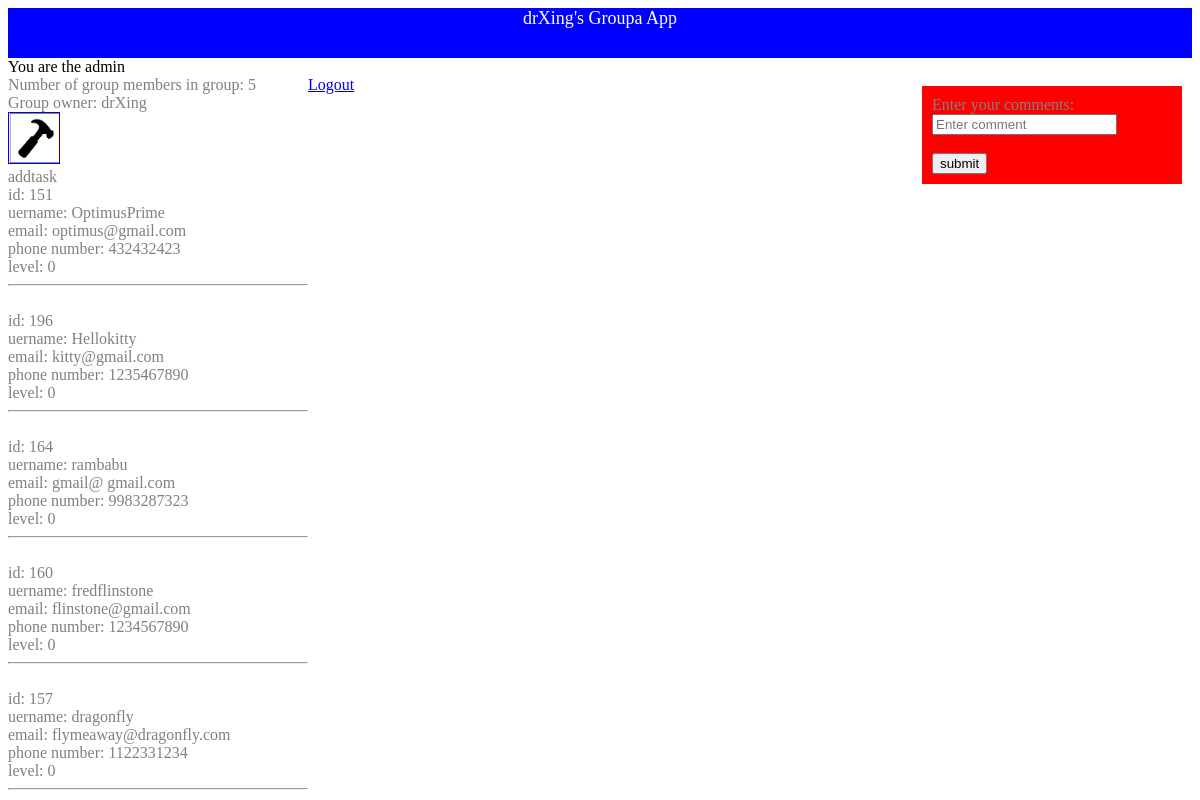
Screenshot of /admin.php (signed in) with the database file from the repository.
### tables this page shows
CREATE TABLE IF NOT EXISTS `user` (
  `id` int(10) NOT NULL AUTO_INCREMENT,
  `username` varchar(255) NOT NULL,
  `password` varchar(255) NOT NULL,
  `email` varchar(255) NOT NULL,
  `phone` varchar(20) NOT NULL,
  `level` int(1) NOT NULL,
  PRIMARY KEY (`id`)
);

CREATE TABLE IF NOT EXISTS `groupowner` (
  `groupid` int(11) NOT NULL AUTO_INCREMENT,
  `ownerid` int(11) NOT NULL,
  PRIMARY KEY (`groupid`)
);

### userobject.php (the view, shortened to what this page needs)
<?php
class User {
public $name;
public $email;
public $phonenumber;
public $level;
function __construct($id,$username,$password,$email,$phonenumber,$level=1) {
$this->id = $id;
$this->name = $username;
$this->email = $email;
$this->phonenumber = $phonenumber;
$this->level = $level;
}
function getValues() {
echo "<br/>id: ".$this->id;
echo "<br/>uername: ".$this->name;
echo "<br/>email: ".$this->email;
echo "<br/>phone number: ".$this->phonenumber;
echo "<br/>level: ".$this->level;
}
}
class Group {
public $members=array();
public $owner;
function __construct($owner, $members=array()) {
$this->owner = $owner;
$this->members = $members;
}
function printmembers($x){
return $this->members[$x]->getValues();
}
function getOwner(){
return $this->owner;
}
}
?>

### admin.php (shortened to what this page needs)
<?php
include('userobject.php');
include('functions.php');
 if(isset($_COOKIE['ID_my_site']))
 {
 	$username = $_COOKIE['ID_my_site'];
 	$pass = $_COOKIE['Key_my_site'];
 	 	$check = mysql_query("SELECT * FROM user WHERE username = '$username'")or die(mysql_error());
 	while($info = mysql_fetch_array( $check ))
 		{
 		if ($pass != $info['password'])
 			{ 			header("Location: login.php");
 			}
 	else
 			{
 			include('adminheader.php');
 			if(checkadmin($username)) {
 			echo "You are the admin<br/>";
			if (hasMembers($username)){
			echo "<div id='left'>";
			getMembers($username);
 			echo "</div>";
 			echo "<div id='right'>";
 			?>
 		<form name="input" action="addcomment.php" method="post">
Enter your comments:<br/>
<input type="text"  name="comment" placeholder="Enter comment"><br/>
<input type="hidden" name="username" value="<?php echo '$username'; ?>"><br/>
<input type="submit" name="submit" value="submit"><br/>
</form>
			<?php
			echo "</div>";
 			}
 echo "<a href=logout.php>Logout</a>";
 			}
 		}
 		}
 }
 else {
 header("Location: login.php");
 }
 ?>

### adminheader.php (shortened to what this page needs)
<!DOCTYPE html>
<html>
<body>
<head>
  <link rel="stylesheet" type="text/css" href="css/admin.css">
<link rel="stylesheet" href="//ajax.googleapis.com/ajax/libs/jqueryui/1.10.4/themes/smoothness/jquery-ui.css" />
</head>
<body>
<?php
echo "<div style='height: 50px; width: 100%; background-color: blue; color: white; font-size: 18px; font-family: Tahoma;
			text-align: center;'>".$username."'s Groupa App</div>";
?>

### functions.php (shortened to what this page needs)
<?php
function checkadmin($username){
$groupquery = "SELECT level from user where user.username = '".$username."';";
				$num = mysql_query($groupquery);
				$row = mysql_fetch_array($num);
				$level=  $row["level"];
				if ($level>0) {return true;} else {return false;}
				}
function getgroupfromowner($username){
$groupquery = "SELECT groupid from groupowner as go inner join user as u on go.ownerid = u.id where u.username = '".$username."';";
				$num = mysql_query($groupquery);
				$row = mysql_fetch_array($num);
				$groupnum=  $row["groupid"];
				return $groupnum;
				}
function hasMembers($username){
$groupnum = getgroupfromowner($username);
$query = "SELECT * from `user` inner join `group` as `g` on (`user`.`id` = `g`.`userid`) where `g`.`groupnum` = '".$groupnum."';";
$members = mysql_query($query)or die(mysql_error());
if (mysql_num_rows($members)==0){ return false;} else { return true; }
}
function getMembers($username) {
$groupnum = getgroupfromowner($username);
if (is_null($groupnum)){
echo "need to make a group!";
} else
{
$query = "SELECT * from `user` inner join `group` as `g` on (`user`.`id` = `g`.`userid`) where `g`.`groupnum` = '".$groupnum."';";
$i=0;
$members = mysql_query($query)or die(mysql_error());
 	while($info = mysql_fetch_array( $members )) 	{
		$i++;
		}
	 $members = array();
 $group = new Group ($username,$members);
$ownerval = $group->getOwner();
 for ($x=0; $x<=$i; $x++){
 array_push($group->members, ${"user".$x});
}
  	echo "Number of group members in group: ". $i."<br/>";
  	echo "Group owner: ".$ownerval."<br/>";
  	echo "<a href='addtasks.php'><img src='images/addtasks.png' alt='comment person' height='50' width='50' border='1px solid black;'></a><br/>addtask";
  	 for ($x=0; $x<=$i-1; $x++){
	$group->printmembers($x);
	echo"<hr/>";
}
}
				}
?>

### css/admin.css (style rules this page uses)
#right { width: 240px; float: right; height: 100%; padding: 10px; background-color: red; color: gray; margin: 10px; }
#left { width: 300px; float: left; height: 100% background-color: white; color: gray; }

### rows the page displays
user: i "5", ownerval "drXing"
user: id "151", username "OptimusPrime", email "optimus@gmail.com", phone "432432423"
groupowner: groupid "0"
user: id "196", username "Hellokitty", email "kitty@gmail.com", phone "1235467890", level "0"
user: id "164", username "rambabu", email "gmail@ gmail.com", phone "9983287323", level "0"
user: id "160", username "fredflinstone", email "flinstone@gmail.com", phone "1234567890", level "0"
user: id "157", username "dragonfly", email "flymeaway@dragonfly.com", phone "1122331234", level "0"
